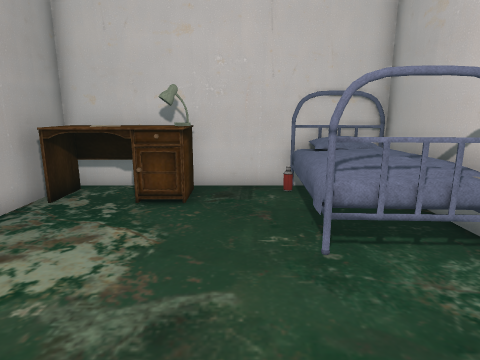
view 1 (above)

18 first-person views from a walk through a Unity game level. The camera is 1.2 m above the floor, tilts 12° down and sees 75° across. The floor is counted in squares, 0.5 m on a side. Each view is taken from the middle of a square. On the plan, view 1 faces up. The plan holds only what a view shows up to about 19 squares ahead; the rest is blank. The place goes on beyond the plan. The player character is not drawn. Door leaves are left out, so doorways stand open. Some surface patterns are stand-ins.

view 2
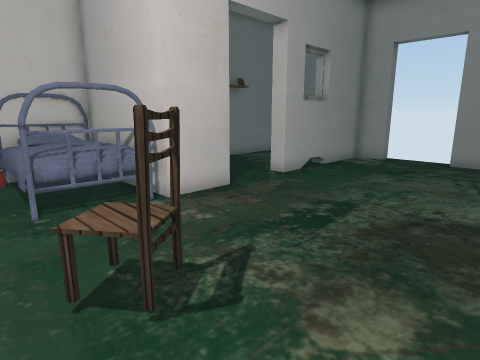

view 3
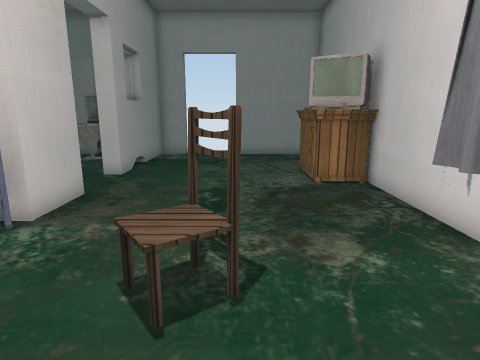

view 4
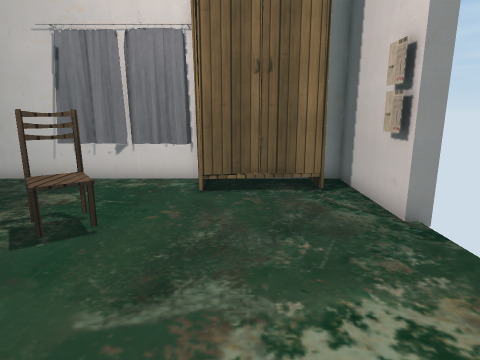

view 5
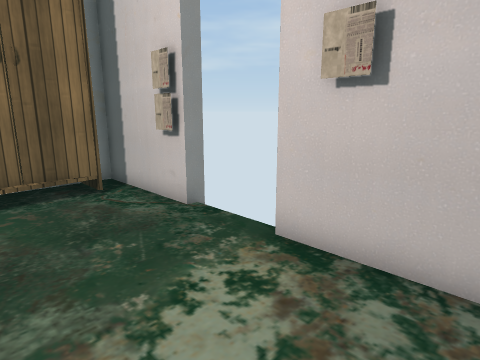

view 6
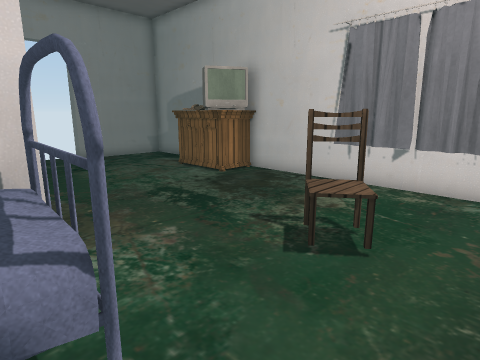

view 7
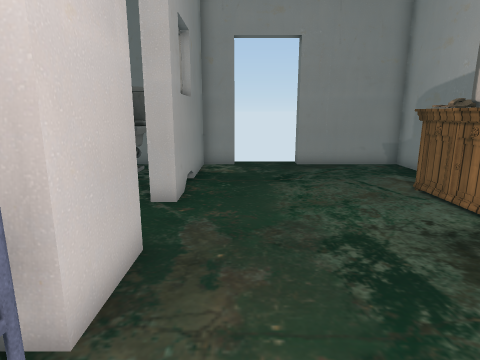

view 8
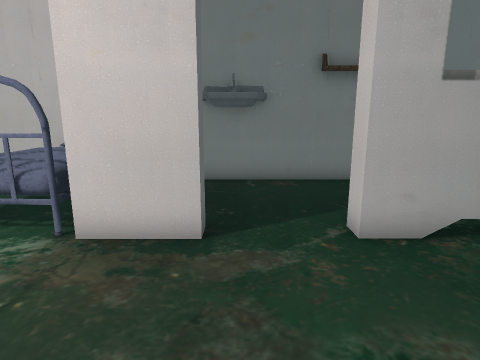

view 9
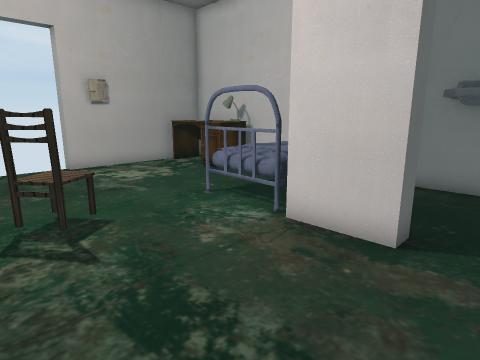

view 10
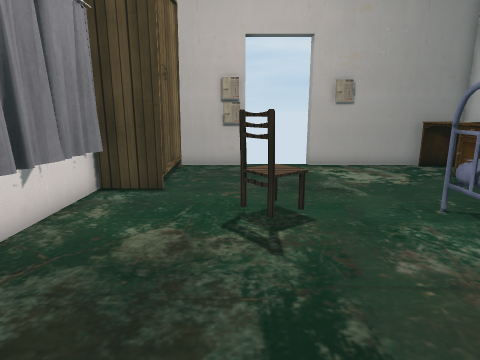

view 11
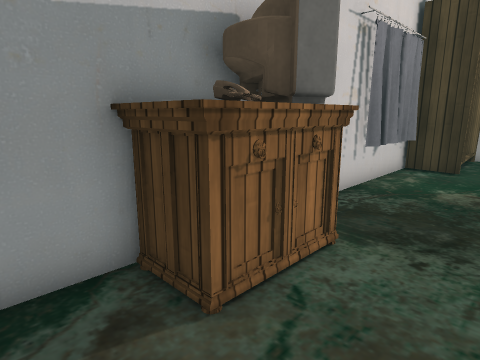

view 12
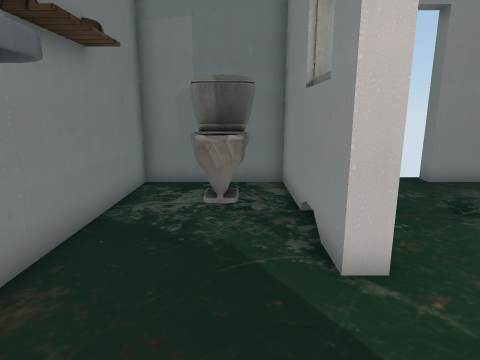

view 13
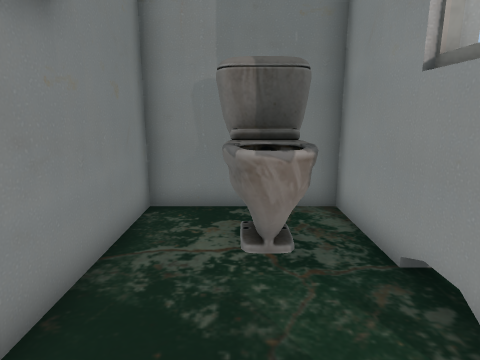

view 14
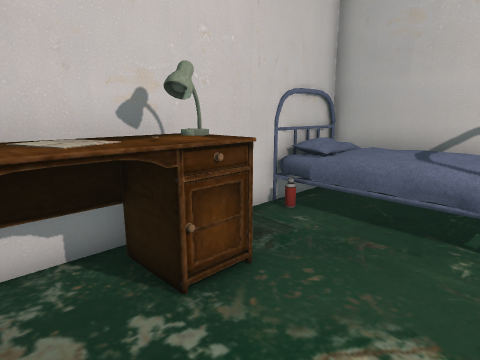

view 15
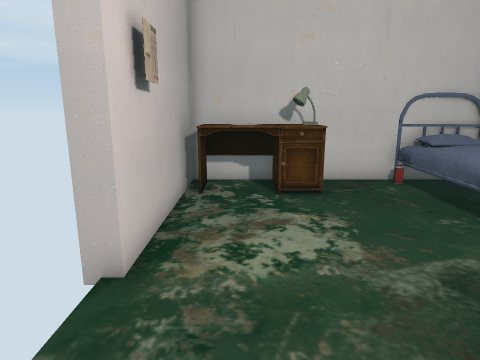

view 16
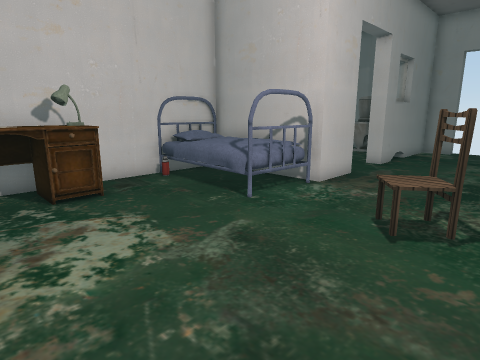

view 17
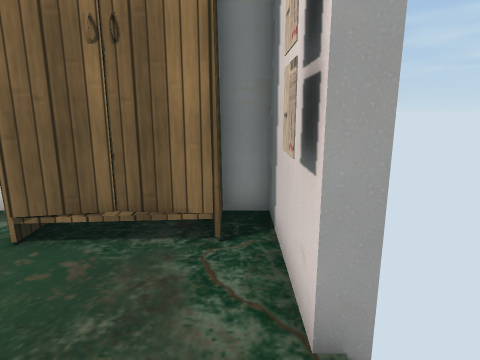

view 18
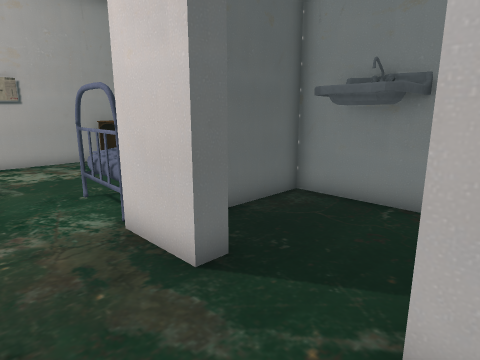

### Floor plan
Ten units are one square. View 1 is at (0, 0); x grows to the right and y downward. Boxes are objects, and circles mark ways between rooms. Rooms are numbered by the first view taken in them; rooms with no view inside come last. Other rooms are left out.
<svg viewBox="-65 -110 240 161">
<path fill="none" stroke="#000" d="M73 -47 48 -47 48 -104 44 -104M18 40 38 42M29 43 36 40 40 43M19 41 26 42 31 40M26 43 31 39M10 41 13 42 24 41 31 44 36 40M2 40 6 43M-1 40 7 41M-3 45 -1 38 7 42M-11 46 170 46 170 -2M16 -104 -16 -104M-55 -2 -55 9M-57 -2 -57 46 -45 46M-55 -51 -55 -43M136 -50 116 -50M-31 -104 -57 -104 -57 -33M170 -33 170 -47 103 -47M-34 -87 -40 -85 -44 -94M103 -55 170 -55 170 -104 53 -104 53 -72M121 -53 136 -53M151 -82 155 -84M151 -83 156 -85M134 -80 138 -82M140 -68 135 -70M141 -70 135 -72M145 -68 138 -68 132 -72"/>
<rect x="-55" y="15" width="50" height="30" fill="#bbb"><title>other object</title></rect>
<rect x="-55" y="-105" width="50" height="30" fill="#bbb"><title>table</title></rect>
<rect x="-25" y="-95" width="10" height="10" fill="#bbb"><title>lamp</title></rect>
<rect x="5" y="-15" width="20" height="20" fill="#bbb"><title>chair</title></rect>
<rect x="5" y="-105" width="40" height="60" fill="#bbb"><title>bed</title></rect>
<rect x="85" y="15" width="40" height="30" fill="#bbb"><title>other object</title></rect>
<rect x="65" y="-105" width="30" height="20" fill="#bbb"><title>other object</title></rect>
<circle cx="90" cy="-50" r="3" fill="#2a7"/>
<text x="40" y="-20">1</text>
<text x="100" y="-80">2</text>
</svg>
Room 1 opens to room 2.

Where each view was taken, in squares from view 1:
view 1: 0 up, 0 right, facing up
view 2: 3 down, 0 right, facing up-right
view 3: 0 up, 2 left, facing right
view 4: 7 up, 2 left, facing down
view 5: 7 up, 1 left, facing down-left
view 6: 6 up, 1 left, facing down-right
view 7: 3 up, 2 right, facing right
view 8: 1 down, 8 right, facing up
view 9: 1 down, 9 right, facing up-left
view 10: 0 up, 9 right, facing left
view 11: 0 up, 14 right, facing down-left
view 12: 7 up, 6 right, facing right
view 13: 8 up, 9 right, facing right
view 14: 5 up, 5 left, facing up-right
view 15: 1 down, 4 left, facing up
view 16: 1 down, 5 left, facing up-right
view 17: 3 up, 5 left, facing down
view 18: 2 up, 11 right, facing up-left
